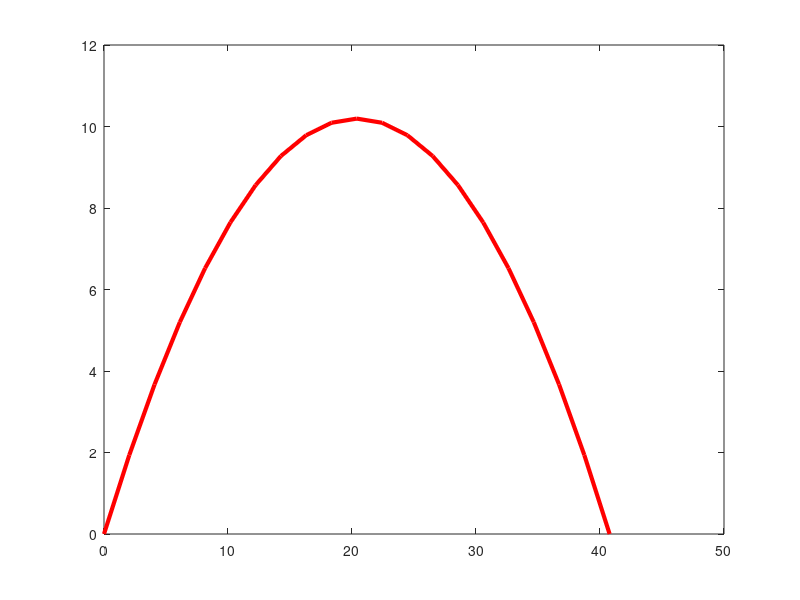

This chart was generated by the following MATLAB code:
%抛物线最远距离和最佳角度
%初始角度theta

%定义常数和初始值
conv=pi/180;g=-9.81;v0=20;
range=zeros(1,91);

for ii=1:91
    theta=ii-1;
    vx0=v0*cos(theta*conv);
    vy0=v0*sin(theta*conv);
    max_time=-2*vy0/g;
    range(ii)=vx0*max_time;
end

% fprintf('Range versus angle theta:\n');
% for ii=1:91
%     theta=ii-1;
%     fprintf('%2d %8.4f\n',theta,range(ii));
% end

%最大距离和角度
[maxrange,index]=max(range);
maxangle=index-1;
fprintf('\nMax rang is %8.4f at %2d degrees.\n',maxrange,maxangle);

% %绘制抛物线
% for ii=5:10:85
%     theta=ii;
%     vx0=v0*cos(theta*conv);
%     vy0=v0*sin(theta*conv);
%     max_time=-2*vy0/g;
%     x=zeros(1,21);
%     y=zeros(1,21);
%     for jj=1:21
%         time=(jj-1)*max_time/20;
%         x(jj)=vx0*time;
%         y(jj)=vy0*time+0.5*g*time^2;
%     end
%     plot(x,y,'b');
%     hold on
% end
% grid on

%绘制最优抛物线
vx0=v0*cos(maxangle*conv);
vy0=v0*sin(maxangle*conv);
max_time=-2*vy0/g;
%计算（x,y）坐标
x=zeros(1,21);
y=zeros(1,21);
for jj=1:21
    time=(jj-1)*max_time/20;
    x(jj)=vx0*time;
    y(jj)=vy0*time+0.5*g*time^2;
end
plot(x,y,'r','linewidth',3.0);
hold off